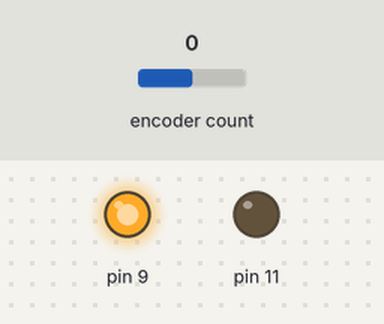
Recording of a sketch running on a simulated Arduino Uno, built with avr-gcc and run on an emulated ATmega328P. Parts: output pins drawn as LEDs (lit = HIGH). Inputs (shaded band) come from the test bench; at power-on: encoder count 0. What the sketch prints to the serial monitor is not drawn.

Above: at 0.2 s.
Timing chart, 0 to 1.7 s (numbered marks = the images above):
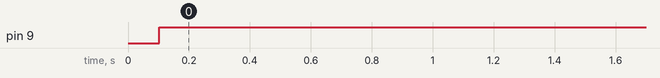

Measured:
- by itself, pin 9: LOW → HIGH at 0.10 s

The sketch:

PIDoneradian.ino
```cpp
#include<Encoder.h>

Encoder myEnc(2,3);

void setup() {
  Serial.begin(115200);
 // Serial.println("Basic Encoder Test:");

}

double intStartTime = 0;
double currentPosition = -999.0;
double goalPosition = 1;
double Kp = 13.5;
double Kd = 1;
double Ki = 0.8;
double Vout11 = 0;
double Vout9=0;
double prevError = 0;
double currError = 0;
double iSumation = 0;
double riseTime = 0;

double startLoop = 0;
double endLoop = 0;

double gains = 0;

void loop() {
 // Kp = 11.5*3.676*0.001*sq(12)/0.4179;
 // Kd = (2*1*12*11.5*3.676*0.001/0.4179) - 0.4179;
 // gains = 0.4179/(11.5*3.676*0.001*sq(s) + sq(0.4179)*s);

  double currTime = millis();
  //goalPosition = sin(currTime);
  if( (currTime - intStartTime) > 100){
    //if(millis() < 100000){
   //double eqtime = millis() / 1000.0;
   //double xt = 1.0 - (1.0 + 12.0*eqtime)*pow(2.718281828459045235360287,(-12.0*eqtime));
   //Serial.println(xt);
    //}
      currentPosition = myEnc.read();
      double radPosition = (currentPosition*2*PI)/(28*298);
      Serial.println(radPosition);
      Serial.println("looping");

      currError = goalPosition - radPosition; //steady state
      double dervError = (currError - prevError)/(currTime - intStartTime);

      iSumation += currError*(currTime - intStartTime);
      double integralterm = Ki * iSumation;
      Serial.println("integralterm");
      Serial.println(integralterm);
      if(integralterm > 5){

        integralterm = 5;
      }
      if(integralterm < -5){

        integralterm = -5;
      }
      double C = Kp*currError + integralterm + Kd*dervError;
      prevError = currError;

      //converting controller output units
     double value = C *255 / 5;
      if(abs (C) <= 5){
        if(value>0){
          Vout11 = 0;
          Vout9 = value;
        }
        else {
          Vout11 = -value;
          Vout9 = 0;

        }


      }else{

        if(value > 0){
          Vout11 = 0;
          Vout9 = 5 *255 / 5;
        }
        else {
          Vout11 = -5 *255 / 5;
          Vout9 = 0;

        }


      }


      analogWrite(9,Vout9);
      analogWrite(11,Vout11);

      if((radPosition < (goalPosition/10*9) )&& (radPosition > (goalPosition/10))){
        riseTime = currTime;

      }

     /**if(goalPosition < 1/20 * 19){
        startLoop = currTime;
      }
      if(goalPosition > -1/20 * 19){
        endLoop = currTime;
        Serial.println("rise");
        Serial.println(endLoop - startLoop);
      }**/

     Serial.println("Error");
     Serial.println(currError); //overshoot only the final time
      intStartTime = currTime;
      Serial.println(riseTime);
     }

}
```
